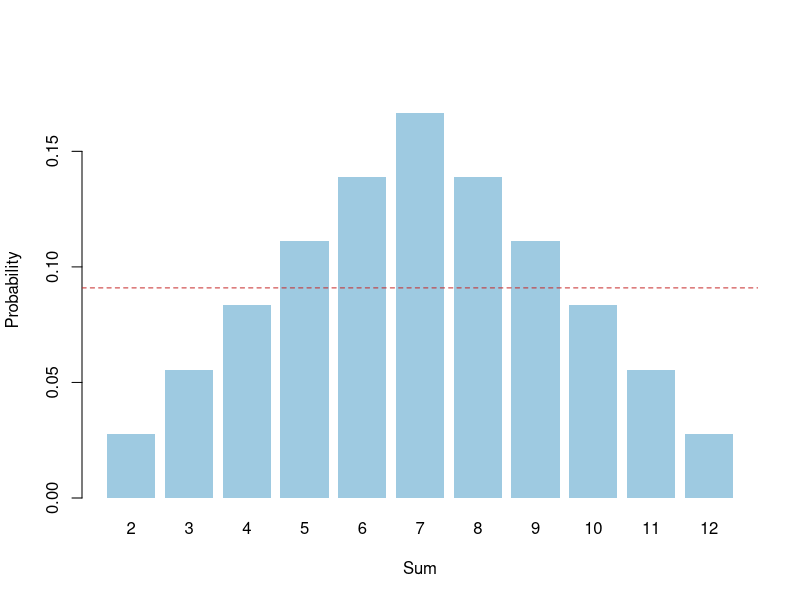

Write the R code that produced this figure.
## ---- chunk 1
#| label: setup
#| include: false
set.seed(2026)
# non-ASCII characters in output and plots under a "C" locale
invisible(Sys.setlocale("LC_CTYPE", "C.UTF-8"))
fmt <- function(x, d = 2) formatC(x, format = "f", digits = d, big.mark = ",")
pct <- function(x, d = 1) paste0(fmt(100 * x, d), "%")
## ---- chunk 2
#| label: fig-sums
#| fig-cap: "Probability of each sum of two dice. The dashed line is the incorrect value 1/11."
#| fig-height: 3.6
omega <- expand.grid(d1 = 1:6, d2 = 1:6)
p_sum <- table(omega$d1 + omega$d2) / nrow(omega)

barplot(p_sum, col = "#9ecae1", border = NA, ylim = c(0, 0.18),
        xlab = "Sum", ylab = "Probability")
abline(h = 1/11, lty = 2, col = "#c62828")
## ---- chunk 3
#| label: consecutive
consecutive <- abs(omega$d1 - omega$d2) == 1
sum(consecutive)
mean(consecutive)
## ---- chunk 4
#| label: rational-roots
k <- omega$d1; l <- omega$d2
D <- k^2 - 4 * l
rational <- D >= 0 & sqrt(pmax(D, 0)) == round(sqrt(pmax(D, 0)))
omega[rational, ]
mean(rational)
## ---- chunk 5
#| label: union-rule
A <- omega$d1 + omega$d2 == 7
B <- omega$d1 == 6 | omega$d2 == 6
c(`P(A ∪ B)` = mean(A | B),
  `P(A) + P(B) − P(A ∩ B)` = mean(A) + mean(B) - mean(A & B))
